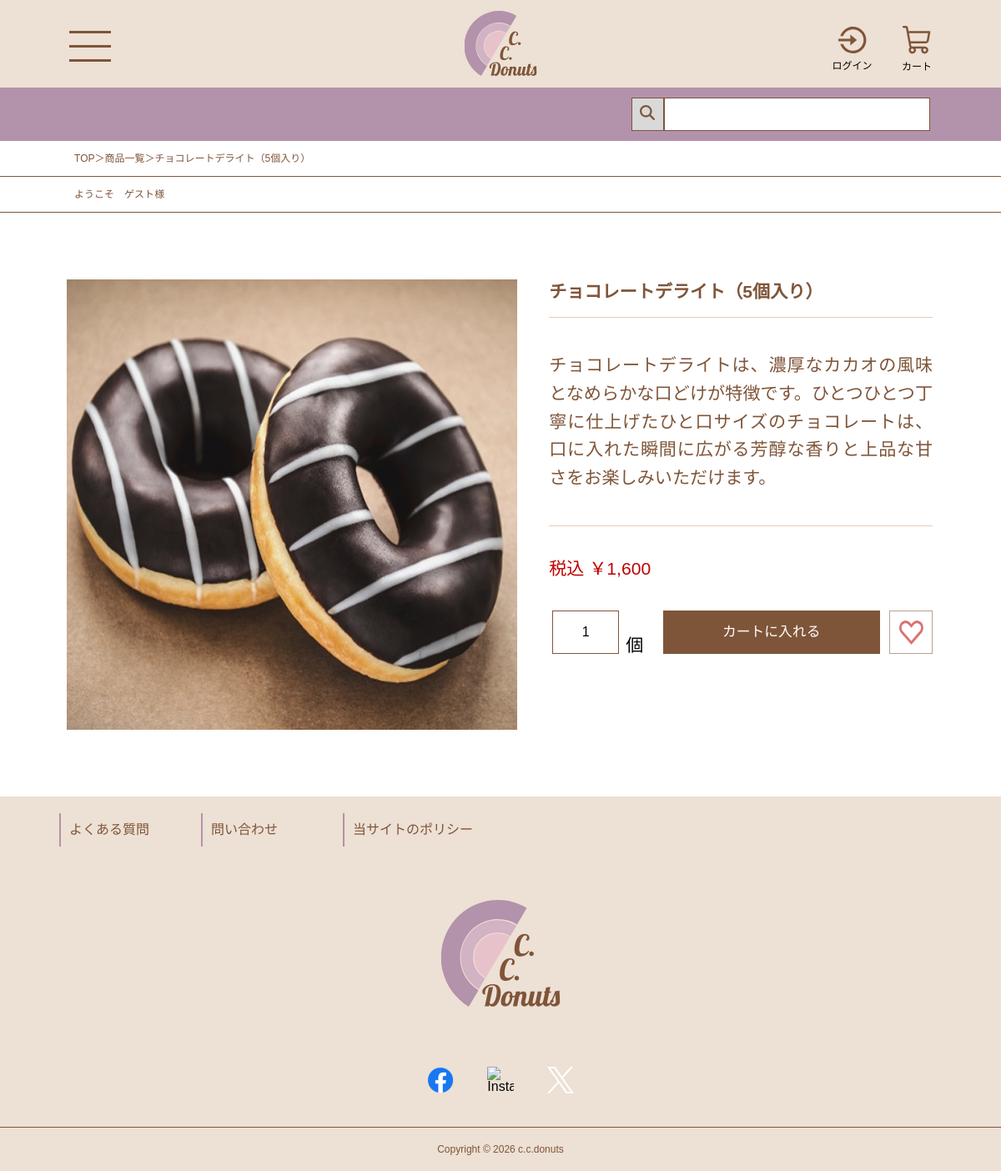
/productDetail.php?id=2, run on the app's committed database.
### tables this page shows
CREATE TABLE `products` (
  `id` int(11) NOT NULL,
  `name` varchar(50) NOT NULL,
  `price` int(11) NOT NULL,
  `introduction` varchar(1000) NOT NULL,
  `is_new` int(11) NOT NULL
);

### app/function.php (called while the page is built)
<?php
function getProductImagePath(int $productId): string
{
    return './images/products/product' . $productId . '.jpg';
}

### productDetail.php (the view, shortened to what this page needs)
<?php
require_once __DIR__ . '/app/db.php';
require_once __DIR__ . '/app/function.php';
$id = filter_input(INPUT_GET, 'id', FILTER_VALIDATE_INT, ['options' => ['min_range' => 1]]);
$stmt = $pdo->prepare(
    'SELECT id, name, price, introduction
    FROM products
    WHERE id = :id'
);
$stmt->execute(['id' => $id]);
$product = $stmt->fetch();
?>
<?php require __DIR__ . '/header.php'; ?>
<?php if ($product !== false): ?>
<div class="designWrap productDetailPage">
    <div class="detailDesign">
        <?php
            $imagePath = getProductImagePath((int) $product['id']);
        ?>
        <img id="detailHeroImage"
            src="<?= htmlspecialchars($imagePath, ENT_QUOTES, 'UTF-8') ?>"
            alt="<?= htmlspecialchars($product['name'], ENT_QUOTES, 'UTF-8') ?>"
        >
        <div class="detailContainer">
            <p class="detailTitle detailSettings"> <?= htmlspecialchars($product['name'], ENT_QUOTES, 'UTF-8') ?> </p>
            <hr>
            <p class="detailDescription detailSettings">
                <?= htmlspecialchars($product['introduction'], ENT_QUOTES, 'UTF-8') ?>
            </p>
            <hr>
            <p class="detailPrice detailSettings">
                税込 ￥<?= number_format((int) $product['price']) ?>
            </p>
            <div class="detailForm">
                <form class="formDesign" action="cart.php" method="post">
                    <input class=countDesign type="number" id="quantity" name="quantity" value="1" min="1" max="999" step="1" required>
                    <label class="detailSettings" for="quantity">個</label>
                    <button class="cartButton " type="submit">カートに入れる</button>
                </form>
                <button class="favoriteDetail" type="button" disabled aria-label="お気に入り（準備中）" title="お気に入り機能は準備中です">
                    <img src="./images/heart.svg" alt="">
                </button>
            </div>
        </div>
    </div>
</div>
<?php else: ?>
    <p>商品が見つかりません。</p>
<?php endif; ?>
<?php require __DIR__ . '/footer.php'; ?>

### styles/style.css (style rules this page uses)
:root { font-family: "Noto Sans JP", sans-serif; font-size: 16px; line-height: 1; font-weight: 400; font-style: normal; }
.designWrap { padding-inline: clamp(12px, -14.87px + 7.1645vw, 83px); }
.cartButton { font-size: 1.25rem; color: #ffffff; background-color: #7F5539; max-width: 260px; width: 100%; height: 52px; text-align: center; margin-inline: auto; display: block; }
.detailDesign { padding-block: 80px; display: flex; justify-content: center; gap: 40px; margin-inline: auto; }
#detailHeroImage { max-width: 540px; height: 540px; }
.detailContainer { max-width: 460px; width: 100%; }
.detailSettings { font-size: 1.5rem; }
.detailDesign hr { width: 100%; color: #E6CCB2; margin-block-end: 40px; }
.detailTitle { font-weight: 700; color: #7F5539; margin-block: 4px 20px; }
.detailDescription { width: 100%; margin-block-end: 40px; line-height: 1.6; font-weight: 500; color: #7F5539; text-align: justify; }
.detailPrice { color: #bf0000; }
.detailForm { display: flex; margin-top: 40px; }
.detailForm .cartButton { width: 260px; }
.detailForm label { display: flex; align-items: flex-end; margin-inline: 8px 20px; }
.formDesign { display: flex; }
.countDesign { border: 1px solid #7F5539; max-width: 80px; width: 100%; height: 52px; text-align: center; margin-left: 4px; }
.favoriteDetail { width: 52px; height: 52px; border: 1px solid #7F5539; margin-left: 8px; }
.favoriteDetail img { display: block; width: 28.89px; height: 28.89px; margin-inline: auto; }
@media screen and (min-width: 769px) { .detailDesign { width: 100%; max-width: 1040px; display: grid; grid-template-columns: minmax(0, 540fr) minmax(0, 460fr); gap: clamp(20px, 3vw, 40px); } }
@media screen and (min-width: 769px) { .detailDesign #detailHeroImage { width: 100%; height: auto; aspect-ratio: 1; object-fit: cover; } }
@media screen and (min-width: 769px) { .detailSettings { font-size: clamp(1rem, 1.76vw, 1.5rem); } }
.detailContainer, .formDesign { min-width: 0; }
.formDesign { flex: 1; align-items: flex-end; }
.detailForm .cartButton { width: 100%; min-width: 0; font-size: clamp(0.75rem, 1.4vw, 1.25rem); }
.favoriteDetail { flex: 0 0 52px; }
.detailTitle, .comfirmText { overflow-wrap: anywhere; }
button:disabled, input:disabled { opacity: 0.55; cursor: not-allowed; }

### data on the page
products: name "チョコレートデライト（5個入り）", introduction "チョコレートデライトは、濃厚なカカオの風味となめらかな口どけが特徴です。ひとつひとつ丁寧に仕上げたひと口サイズのチョコレートは、口に入れた瞬間に広がる芳醇な香りと上品な甘さをお楽しみいただけます。", price "1,600"

### other printed values
$ANNOUNCE "ゲスト"
